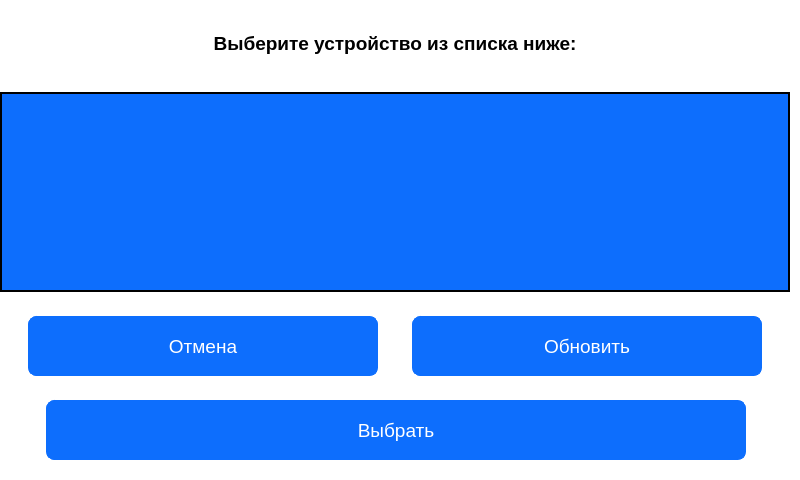
<?xml version="1.0" encoding="UTF-8"?>
<ui version="4.0">
 <class>FindUSB</class>
 <widget class="QWidget" name="FindUSB">
  <property name="geometry">
   <rect>
    <x>0</x>
    <y>0</y>
    <width>800</width>
    <height>480</height>
   </rect>
  </property>
  <property name="sizePolicy">
   <sizepolicy hsizetype="Fixed" vsizetype="Fixed">
    <horstretch>0</horstretch>
    <verstretch>0</verstretch>
   </sizepolicy>
  </property>
  <property name="minimumSize">
   <size>
    <width>800</width>
    <height>480</height>
   </size>
  </property>
  <property name="maximumSize">
   <size>
    <width>800</width>
    <height>480</height>
   </size>
  </property>
  <property name="windowTitle">
   <string>Выбор SDR-устройства</string>
  </property>
  <property name="styleSheet">
   <string notr="true">QWidget{
	background-color: #fff;
}
QLabel{
 background-color: #fff;
}

QPushButton {
  background-color: #0d6efd;
  color: #fff;
  border-radius: 8px;
  border: 1px solid #0d6efd;
  padding: 5px 15px;
  margin-top: 10px;
  outline: 0px;
}
QPushButton:hover,
QPushButton:focus {
  background-color: #0b5ed7;
  border: 3px solid #9ac3fe;
}
QComboBox{
color: white; 
background-color: #0d6efd;
selection-background-color: lightgreen;
    font: normal normal 27px &quot;Arial&quot;;
}
QComboBox QAbstractItemView {
    background-color: #0d6efd;
    selection-background-color: lightgreen;
    font: normal normal 27px &quot;Arial&quot;;
}
QComboBox QAbstractItemView::item {
    height: 100px;  
    font: normal normal 27px &quot;Arial&quot;;
}
QListWidget
{
font: normal normal 27px &quot;Arial&quot;;
border : 2px solid black;
background-color: #0d6efd;
}

 QListView::item:selected
{
border : 2px solid black;
background : green;
}</string>
  </property>
  <widget class="QWidget" name="verticalLayoutWidget_2">
   <property name="geometry">
    <rect>
     <x>0</x>
     <y>0</y>
     <width>792</width>
     <height>471</height>
    </rect>
   </property>
   <layout class="QVBoxLayout" name="verticalLayout_4">
    <item>
     <widget class="QLabel" name="label_4">
      <property name="minimumSize">
       <size>
        <width>790</width>
        <height>70</height>
       </size>
      </property>
      <property name="maximumSize">
       <size>
        <width>790</width>
        <height>70</height>
       </size>
      </property>
      <property name="font">
       <font>
        <family>Arial</family>
        <pointsize>14</pointsize>
        <weight>75</weight>
        <bold>true</bold>
       </font>
      </property>
      <property name="text">
       <string>Выберите устройство из списка ниже:</string>
      </property>
      <property name="alignment">
       <set>Qt::AlignCenter</set>
      </property>
     </widget>
    </item>
    <item>
     <widget class="QListWidget" name="listWidget_usb">
      <property name="minimumSize">
       <size>
        <width>790</width>
        <height>200</height>
       </size>
      </property>
      <property name="maximumSize">
       <size>
        <width>790</width>
        <height>200</height>
       </size>
      </property>
      <property name="sizeIncrement">
       <size>
        <width>790</width>
        <height>300</height>
       </size>
      </property>
     </widget>
    </item>
    <item>
     <layout class="QHBoxLayout" name="horizontalLayout">
      <item>
       <widget class="QPushButton" name="cancel_button_usb">
        <property name="minimumSize">
         <size>
          <width>350</width>
          <height>70</height>
         </size>
        </property>
        <property name="maximumSize">
         <size>
          <width>350</width>
          <height>16777215</height>
         </size>
        </property>
        <property name="sizeIncrement">
         <size>
          <width>300</width>
          <height>0</height>
         </size>
        </property>
        <property name="font">
         <font>
          <family>Arial</family>
          <pointsize>14</pointsize>
         </font>
        </property>
        <property name="text">
         <string>Отмена</string>
        </property>
       </widget>
      </item>
      <item>
       <widget class="QPushButton" name="update_button_usb">
        <property name="minimumSize">
         <size>
          <width>350</width>
          <height>70</height>
         </size>
        </property>
        <property name="maximumSize">
         <size>
          <width>350</width>
          <height>70</height>
         </size>
        </property>
        <property name="font">
         <font>
          <family>Arial</family>
          <pointsize>14</pointsize>
         </font>
        </property>
        <property name="text">
         <string>Обновить</string>
        </property>
       </widget>
      </item>
     </layout>
    </item>
    <item>
     <layout class="QHBoxLayout" name="horizontalLayout_2">
      <item>
       <widget class="QPushButton" name="continue_button_usb">
        <property name="minimumSize">
         <size>
          <width>700</width>
          <height>70</height>
         </size>
        </property>
        <property name="maximumSize">
         <size>
          <width>700</width>
          <height>70</height>
         </size>
        </property>
        <property name="font">
         <font>
          <family>Arial</family>
          <pointsize>14</pointsize>
         </font>
        </property>
        <property name="text">
         <string>Выбрать</string>
        </property>
       </widget>
      </item>
     </layout>
    </item>
   </layout>
  </widget>
 </widget>
 <resources/>
 <connections/>
</ui>
